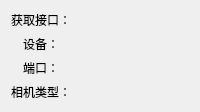
          <widget class="QWidget" name="tabWidgetPage1">
           <attribute name="title">
            <string>相机1</string>
           </attribute>
           <layout class="QGridLayout" name="gridLayout_8" columnstretch="1,6">
            <item row="2" column="0">
             <widget class="QLabel" name="labelInfoPort1">
              <property name="mouseTracking">
               <bool>true</bool>
              </property>
              <property name="text">
               <string>端口：</string>
              </property>
              <property name="alignment">
               <set>Qt::AlignCenter</set>
              </property>
             </widget>
            </item>
            <item row="3" column="1">
             <widget class="QLabel" name="labelInfoTypeShow1">
              <property name="mouseTracking">
               <bool>true</bool>
              </property>
              <property name="text">
               <string/>
              </property>
             </widget>
            </item>
            <item row="1" column="1">
             <widget class="QLabel" name="labelInfoDeviceShow1">
              <property name="mouseTracking">
               <bool>true</bool>
              </property>
              <property name="text">
               <string/>
              </property>
             </widget>
            </item>
            <item row="3" column="0">
             <widget class="QLabel" name="labelInfoType1">
              <property name="mouseTracking">
               <bool>true</bool>
              </property>
              <property name="text">
               <string>相机类型：</string>
              </property>
              <property name="alignment">
               <set>Qt::AlignCenter</set>
              </property>
             </widget>
            </item>
            <item row="2" column="1">
             <widget class="QLabel" name="labelInfoPortShow1">
              <property name="mouseTracking">
               <bool>true</bool>
              </property>
              <property name="text">
               <string/>
              </property>
             </widget>
            </item>
            <item row="1" column="0">
             <widget class="QLabel" name="labelInfoDevice1">
              <property name="mouseTracking">
               <bool>true</bool>
              </property>
              <property name="text">
               <string>设备：</string>
              </property>
              <property name="alignment">
               <set>Qt::AlignCenter</set>
              </property>
             </widget>
            </item>
            <item row="0" column="0">
             <widget class="QLabel" name="labelInfoInterface1">
              <property name="mouseTracking">
               <bool>true</bool>
              </property>
              <property name="text">
               <string>获取接口：</string>
              </property>
              <property name="alignment">
               <set>Qt::AlignCenter</set>
              </property>
             </widget>
            </item>
            <item row="0" column="1">
             <widget class="QLabel" name="labelInfoInterfaceShow1">
              <property name="mouseTracking">
               <bool>true</bool>
              </property>
              <property name="text">
               <string/>
              </property>
             </widget>
            </item>
           </layout>
          </widget>
